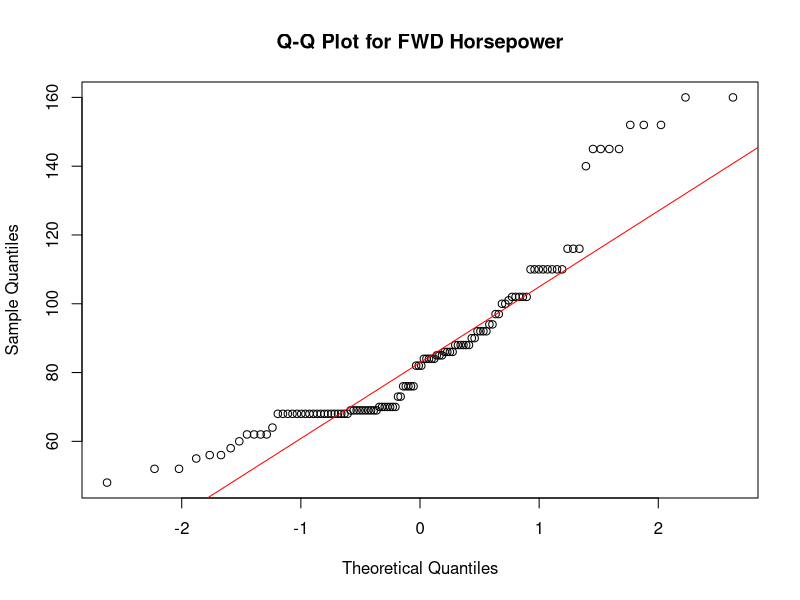
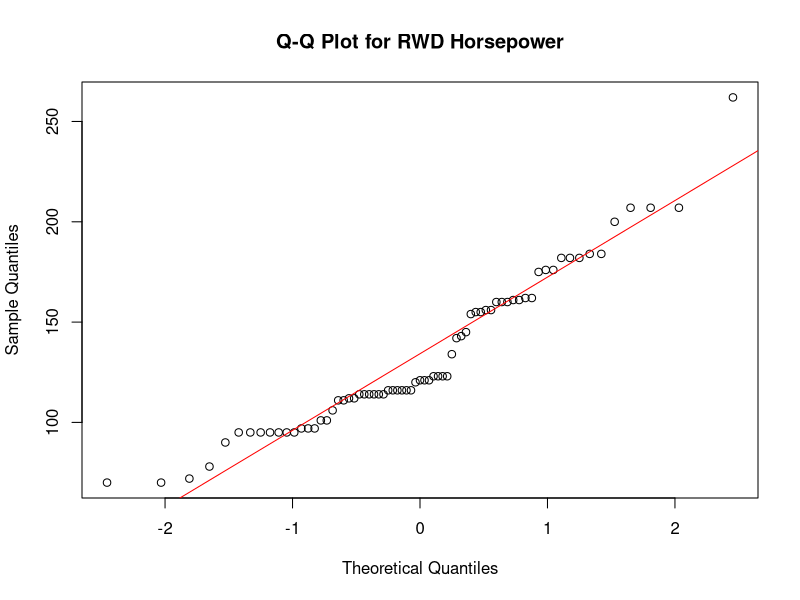
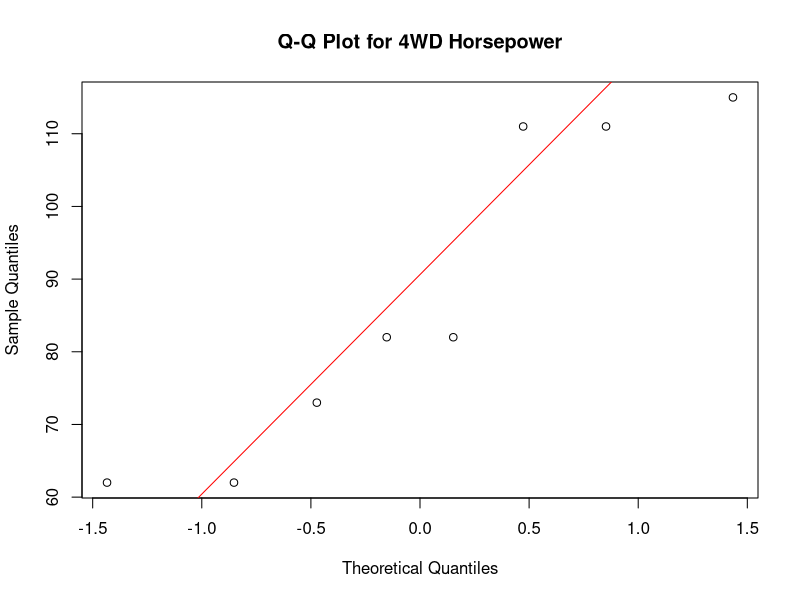
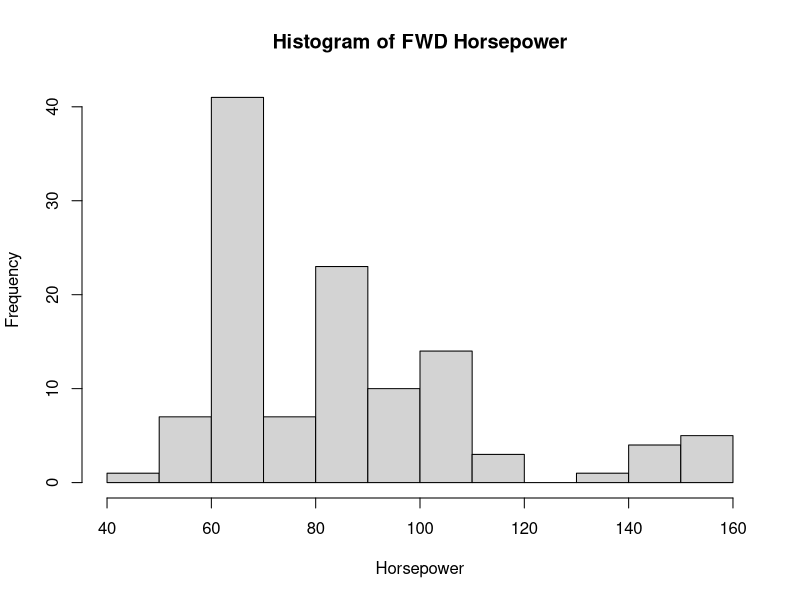
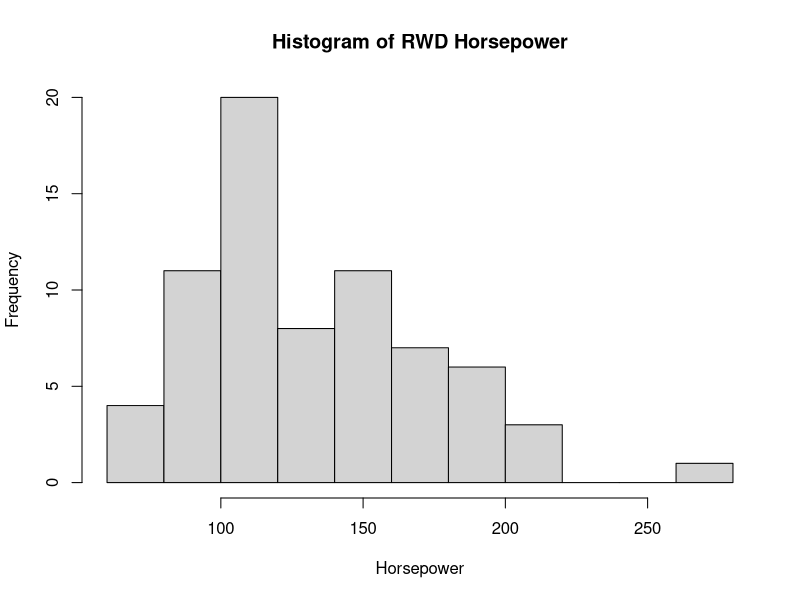
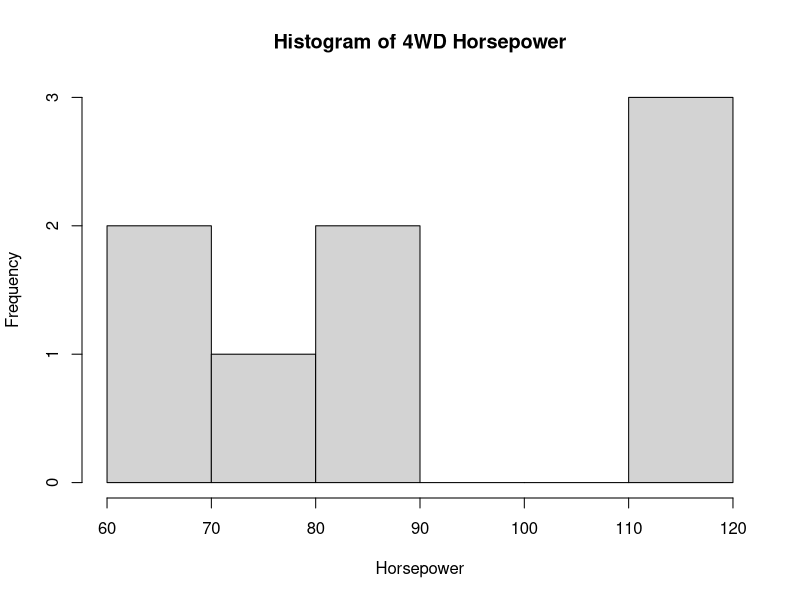
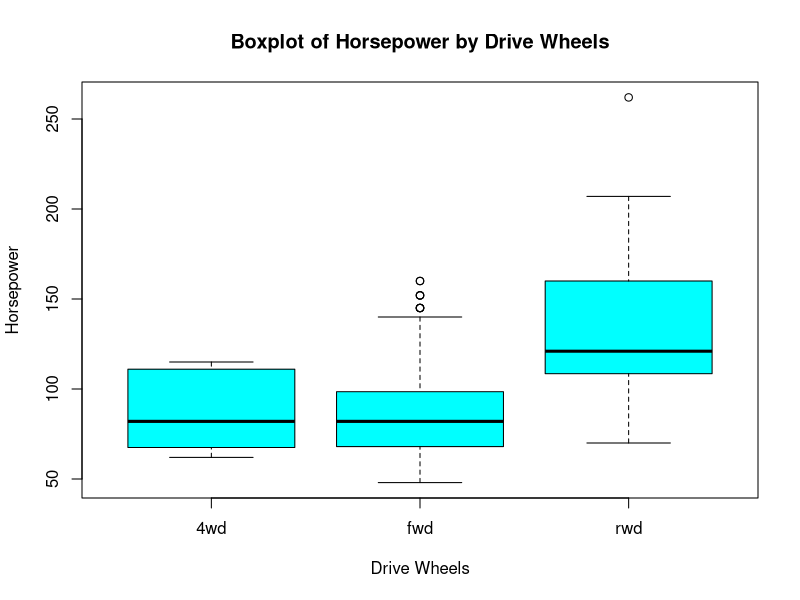
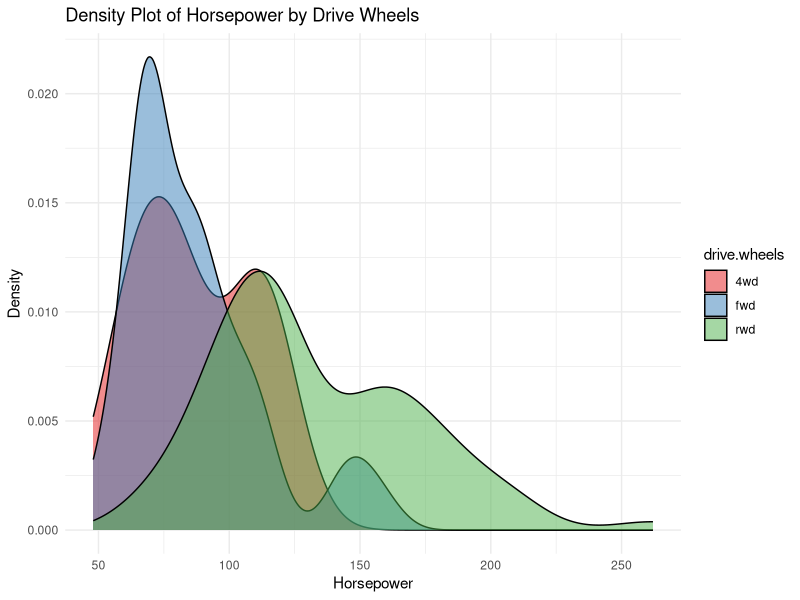

Recreate these plots in R, in order.
# Loading data
cardata = read.csv('./datasets/car_specifications.csv')
cardata = na.omit(cardata)  # Remove any rows with missing values

if(!dir.exists("graphs")) {
  dir.create("graphs")
}

# QQ-plots to check the normality of 'horsepower' distribution for different drive types
# QQ-plot for 'horsepower' for front-wheel drive (fwd)
png("graphs/qqplot_fwd.png")
qqnorm(cardata$horsepower[cardata$drive.wheels == 'fwd'], main = "Q-Q Plot for FWD Horsepower")
qqline(cardata$horsepower[cardata$drive.wheels == 'fwd'], col = "red")
dev.off()

# QQ-plot for 'horsepower' for rear-wheel drive (rwd)
png("graphs/qqplot_rwd.png")
qqnorm(cardata$horsepower[cardata$drive.wheels == 'rwd'], main = "Q-Q Plot for RWD Horsepower")
qqline(cardata$horsepower[cardata$drive.wheels == 'rwd'], col = "red")
dev.off()

# QQ-plot for 'horsepower' for four-wheel drive (4wd)
png("graphs/qqplot_4wd.png")
qqnorm(cardata$horsepower[cardata$drive.wheels == '4wd'], main = "Q-Q Plot for 4WD Horsepower")
qqline(cardata$horsepower[cardata$drive.wheels == '4wd'], col = "red")
dev.off()

# Load package for Lilliefors (Kolmogorov-Smirnov) normality test
require(nortest)

# Normality tests for 'horsepower' across different 'drive.wheels' categories
lillie.test(cardata$horsepower)
lillie.test(cardata$horsepower[cardata$drive.wheels == 'fwd'])
lillie.test(cardata$horsepower[cardata$drive.wheels == 'rwd'])
lillie.test(cardata$horsepower[cardata$drive.wheels == '4wd'])

# Kruskal-Wallis test to check for differences in 'horsepower' among the 3 drive wheel categories
kruskal.test(horsepower ~ drive.wheels, data = cardata)

# Histograms of 'horsepower' for each 'drive.wheels' category
png("graphs/histogram_fwd.png")  
hist(cardata$horsepower[cardata$drive.wheels=='fwd'], main="Histogram of FWD Horsepower", xlab="Horsepower")
dev.off()

png("graphs/histogram_rwd.png") 
hist(cardata$horsepower[cardata$drive.wheels=='rwd'], main="Histogram of RWD Horsepower", xlab="Horsepower")
dev.off()

png("graphs/histogram_4wd.png")  
hist(cardata$horsepower[cardata$drive.wheels=='4wd'], main="Histogram of 4WD Horsepower", xlab="Horsepower")
dev.off()

# Bartlett's test for homogeneity of variances across different 'drive.wheels' categories
bartlett.test(cardata$horsepower ~ cardata$drive.wheels)

# Variance calculations for 'horsepower' in each 'drive.wheels' category
var(cardata$horsepower[cardata$drive.wheels == 'fwd'])
var(cardata$horsepower[cardata$drive.wheels == 'rwd'])
var(cardata$horsepower[cardata$drive.wheels == '4wd'])

# Boxplot showing distribution of 'horsepower' across 'drive.wheels' categories
png("graphs/boxplot_horsepower.png")
boxplot(cardata$horsepower ~ cardata$drive.wheels, main="Boxplot of Horsepower by Drive Wheels", xlab="Drive Wheels", ylab="Horsepower", col="cyan")
dev.off()

# ANOVA to check if mean 'horsepower' differs significantly across 'drive.wheels' categories
a = aov(cardata$horsepower ~ cardata$drive.wheels)
summary(a)

# Fit a linear model to understand the relationship between horsepower and drive wheel categories
model = lm(horsepower ~ drive.wheels, data = cardata)
summary(model)

# ANOVA test on the linear model, test overall significance of the model
anova(model)

# T-test for 'horsepower' between fwd and rwd
t.test(cardata$horsepower[cardata$drive.wheels == 'fwd'], 
       cardata$horsepower[cardata$drive.wheels == 'rwd'])

# T-test for 'horsepower' between rwd and 4wd
t.test(cardata$horsepower[cardata$drive.wheels == 'rwd'], 
       cardata$horsepower[cardata$drive.wheels == '4wd'])

# T-test for 'horsepower' between fwd and 4wd
t.test(cardata$horsepower[cardata$drive.wheels == 'fwd'], 
       cardata$horsepower[cardata$drive.wheels == '4wd'])

# Installing and Loading ggplot2 package
install.packages("ggplot2")
library(ggplot2)

# Density plot
density_plot <- ggplot(cardata, aes(x = horsepower, fill = drive.wheels)) +
  geom_density(alpha = 0.5) +
  labs(title = "Density Plot of Horsepower by Drive Wheels",
       x = "Horsepower",
       y = "Density") +
  theme_minimal() +
  scale_fill_brewer(palette = "Set1")
ggsave("graphs/density_plot.png", plot = density_plot)

# Scatter plot
scatter_plot <- ggplot(cardata, aes(x = engine.size, y = horsepower)) +
  geom_point() +
  labs(title = "Scatter Plot of Engine Size vs Horsepower",
       x = "Engine Size",
       y = "Horsepower") +
  theme_minimal()
ggsave("graphs/scatter_plot.png", plot = scatter_plot)
